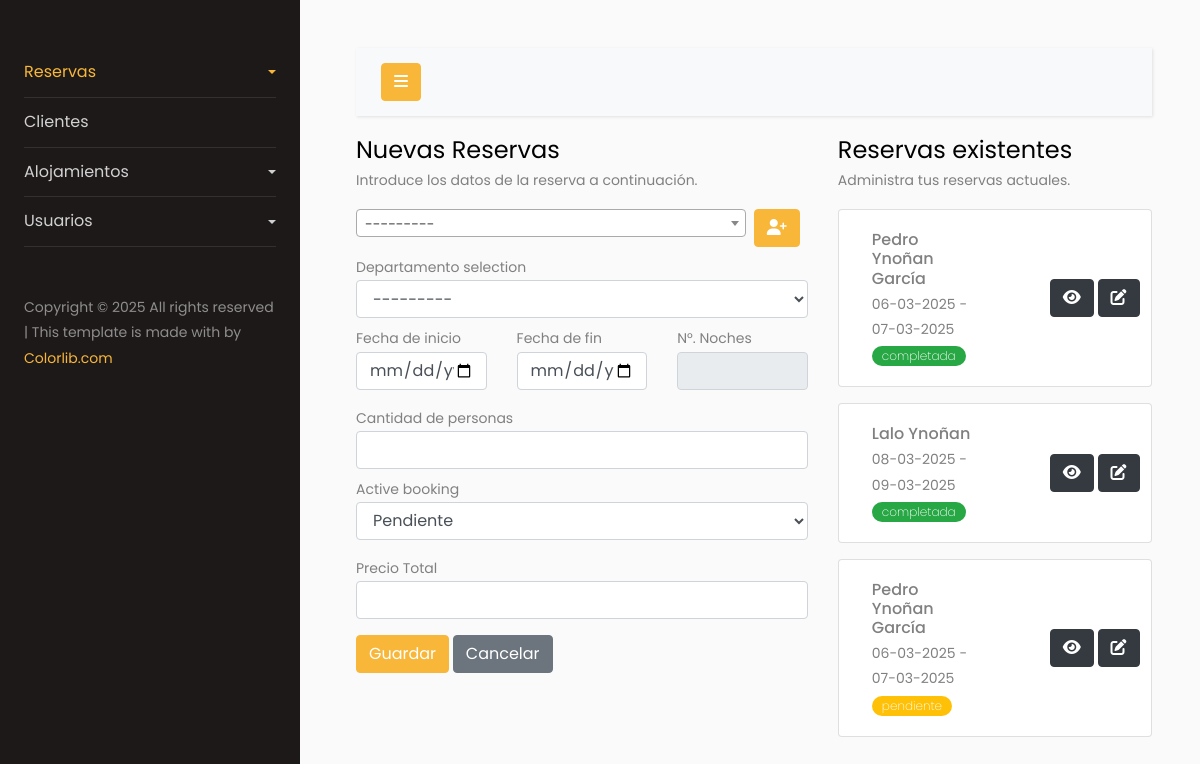
The page /mdreser/nueva-reserva on the database its author committed.
### ReserApp/models.py (models this page shows, shortened)
class ModelsReservas(models.Model):
    ESTADOS_RESERVA = [
        ('pendiente', 'Pendiente'), # Adelanto del 50% del precio de la reserva
        ('confirmada', 'Confirmada'), # Adelanto del 100% del precio de la reserva
        ('completada', 'Completada'), # Estancia con check-in y check-out realizados
    ]
    id = models.AutoField(primary_key=True)
    customer_selection = models.ForeignKey(ModelsClientes, on_delete=models.CASCADE, related_name='Cliente', blank=True, null=True)
    departamento_selection = models.ForeignKey(Departamentos, on_delete=models.CASCADE, related_name='Departamento', blank=True, null=True)
    date_start = models.DateField(verbose_name='Fecha de inicio')
    date_end = models.DateField(verbose_name='Fecha de fin')
    number_nights = models.IntegerField(verbose_name='N°. Noches')
    number_people = models.IntegerField(validators=[MinValueValidator(1), MaxValueValidator(9)],verbose_name='Cantidad de personas')
    date_create_customer = models.DateTimeField(auto_now_add=True, verbose_name='Fecha de creacion')
    active_booking = models.CharField(max_length=15, choices=ESTADOS_RESERVA, default='pendiente')
    amount_paid = models.DecimalField(validators=[MinValueValidator(0)] ,max_digits=10, decimal_places=2, verbose_name='Monto Pagado', default=0)
    price_total = models.DecimalField(max_digits=10, decimal_places=2, verbose_name='Precio Total')
    class Meta:
        verbose_name = 'ModelsReservas'
        verbose_name_plural = 'ModelsReservas'
        db_table = 'ModelsReservas'

### clientes/models.py (models this page shows)
class ModelsClientes(models.Model):
    name_customer = models.CharField(max_length=100, verbose_name='Nombre Completo')
    last_name_customer = models.CharField(max_length=100, verbose_name='Apellido')
    email_customer = models.EmailField(max_length=100, unique=True, verbose_name='Email')
    phone_customer = models.CharField(max_length=100, verbose_name='Telefono')
    address_customer = models.CharField(max_length=100, verbose_name='Direccion')
    city_customer = models.CharField(max_length=100, verbose_name='Ciudad')
    active_customer = models.BooleanField(verbose_name='Estado', default=True)
    date_create_customer = models.DateTimeField(auto_now_add=True, verbose_name='Fecha de creacion')
    def __str__(self):
        return f"{self.name_customer} {self.last_name_customer}"
    class Meta:
        verbose_name = 'Cliente'
        verbose_name_plural = 'Clientes'
        db_table = 'clientes'

### ReserApp/views.py (the view, shortened to what this page needs)
# urls.py: path('nueva-reserva', ReservasView.as_view(), name='new-reserva'),
class ReservasView(View):
    template_name = 'index-reservas.html'
    def get(self, request, *args, **kwargs):
        context = {
            'form': FormularioReserva(),
            'form_customer': ClientesForm(),
            'reservas': ModelsReservas.objects.order_by('-date_create_customer')[:3]
        }
        return render(request, self.template_name, context)

### ReserApp/forms.py
class FormularioReserva(forms.ModelForm):
    class Meta:
        model = ModelsReservas
        fields = '__all__'
        widgets = {
            'date_start' : forms.DateInput(attrs={'type': 'date', 'class': 'form-control'}),
            'date_end' : forms.DateInput(attrs={'type': 'date'}),
            'number_nights' : forms.NumberInput(attrs={'readonly': 'readonly'}),
        }
    def __init__(self, *args, **kwargs):
        super().__init__(*args, **kwargs)
        self.fields['customer_selection'].queryset = ModelsClientes.objects.filter(active_customer=True)
        for field_name, field in self.fields.items():
            field.widget.attrs['class'] = 'form-control'
            if field_name == 'customer_selection':
                field.widget.attrs['class'] = 'js-example-basic-single form-control'

### clientes/forms.py
class ClientesForm(ModelForm):
    class Meta:
        model = ModelsClientes
        fields = '__all__'
    def __init__(self, *args, **kwargs):
        super().__init__(*args, **kwargs)
        for field_name, field in self.fields.items():
            field.widget.attrs['class'] = 'form-control'

### alojamiento/models.py (called while the page is built)
    def __str__(self):
        return self.name_booking

### ReserApp/templates/index-reservas.html (shortened to what this page needs)
{% extends 'index-intranet.html' %}
{% block content %}
<div class="row">
  <div class="col-sm-7">
    <h4 class="mb-0">Nuevas Reservas</h4>
    <p>Introduce los datos de la reserva a continuación.</p>
    <form id="id_form" action="{% url 'ReserApp:new-reserva' %}" method="post">
      <div class="d-flex column-gap">
        <button type="button" class="btn btn-primary" data-bs-toggle="modal" data-bs-target="#myCustomerModal">
          <i class="fa-solid fa-user-plus"></i>
        </button>
      </div>
      <div class="mb-2">
        {{ form.departamento_selection.label }}
        {{ form.departamento_selection }}
      </div>
      <div class="row mb-2">
        <div class="col-sm-4">
          {{ form.date_start.label }}
          {{ form.date_start }}
        </div>
        <div class="col-sm-4">
          {{ form.date_end.label }}
          {{ form.date_end }}
        </div>
        <div class="col-sm-4 mb-2">
          {{ form.number_nights.label }}
          {{ form.number_nights }}
        </div>
      </div>
      <div class="mb-2">
        {{ form.number_people.label }}
        {{ form.number_people }}
      </div>
      <div class="mb-3">
        {{ form.active_booking.label }}
        {{ form.active_booking }}
      </div>
      <div class="mb-3">
        {{ form.price_total.label }}
        {{ form.price_total }}
      </div>
      <button class="btn btn-primary" type="submit">Guardar</button>
      <a href="" onclick="document.getElementById('id_form').reset()" class="btn btn-secondary">Cancelar</a>
    </form>
  </div>
  <div class="col-sm-5">
    <h4 class="mb-0">Reservas existentes</h4>
    <p>Administra tus reservas actuales.</p>
    <div>
      {% for i in reservas %}
      <div class="card mb-3">
        <div class="row g-0">
          <div class="card-body col-md-7 px-5">
            <h6 class="card-title mb-1">{{ i.customer_selection }}</h6>
            <p class="card-text mb-1">{{ i.date_start|date:'d-m-Y' }} - {{ i.date_end|date:'d-m-Y' }}</p>
            <p
              class="bg-status {% if i.active_booking == 'confirmada' %} bg-cf {% elif i.active_booking == 'pendiente' %} bg-pd {% elif i.active_booking == 'completada' %} bg-cp {% endif %} ">
              {{ i.active_booking }}</p>
          </div>
          <div class="col-md-5 text-center align-self-center">
            <a href="#" class="btn btn-dark"><i class="fa-solid fa-eye"></i></a>
            <a href="{% url 'ReserApp:edit-reserva' i.id %}" class="btn btn-dark"><i
                class="fa-solid fa-pen-to-square"></i></a>
          </div>
        </div>
      </div>
      {% endfor %}
    </div>
  </div>
</div>
{% endblock %}

### static/css/style-status.css (style rules this page uses)
:root { --confirmar: #007BFF; --pendiente: #FFC107; --completado: #28A745; }
p.bg-status { width: min-content; margin: 0px; padding: 0px 10px; border-radius: 20px; font: 200 12px/20px 'poppins', sans-serif; color: white; }
p.bg-pd { background-color: var(--pendiente); }
p.bg-cp { background-color: var(--completado); }

### rows shown on the page
ModelsReservas: customer_selection "Pedro Ynoñan García", date_start "06-03-2025", date_end "07-03-2025", active_booking "completada"
ModelsReservas: customer_selection "Lalo Ynoñan", date_start "08-03-2025", date_end "09-03-2025", active_booking "completada"
ModelsReservas: customer_selection "Pedro Ynoñan García", date_start "06-03-2025", date_end "07-03-2025", active_booking "pendiente"
